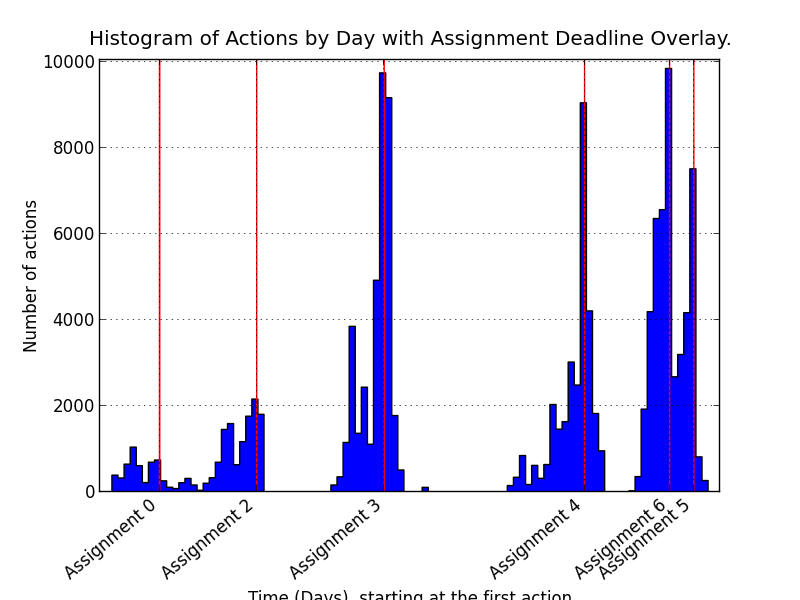

This figure's Python source:
"""
Author: Christopher B. Jacoby
date: 2013/11/21
gx5003 HW5 - Assignment 5 Problem 2

Annotations:
(a) I chose the bins to be days, starting from the first day in the actions.
    Days give a small enough resolution to see information, but not so
    tiny as to be unreadable. A finer resolution was too fine to read, and
    a larger resolution didn't provide enough information, especially
    since there are significant changes from one day to the next around
    the assignment deadlines.
(b) The 0th, first, and second assignments clearly took signifcantly less work
    than the others. Assigment 3 and 6 had by far the most, although
    it is difficult to tell how much of hte work around assignment 6
    is actually from assignment 6 and how much is from assignment 5.
    5 seems like it might not have had quite as much work.
(c) Quite obviously (and not surprisingly), most of the work is done on the
    day before and after the deadline. It looks like there is a general trend
    over the semester where more work is done before the due date
    early in the semester, and gradually less near the end of the semester.
"""

from readdat import ActionFileReader
import matplotlib.pyplot as plt
from datetime import datetime
import numpy as np

deadlines = {
    "0" : datetime(2007, 9, 18, 12, 00, 00),
    "1" : datetime(2007, 9, 18, 12),
    "2" : datetime(2007, 10, 4, 12),
    "3" : datetime(2007, 10, 25, 12),
    "4" : datetime(2007, 11, 27, 12),
    "5" : datetime(2007, 12, 15, 12),
    "6" : datetime(2007, 12, 11, 12)
}

def get_data_range(data):
    """ returns the timedelta difference between the start and end."""
    first = data[0]
    last = data[-1]
    return last - first

def get_dates(fileReader):
    """ gets the dates from the file as datetime objects. """
    dates = []

    for date in fileReader:
        dates.append(date)

    return dates

def get_distances(fileReader):
    """ Computes the time difference between each date and each deadline.
    Returns a numpy array of these, with the rows as each sample and the columns
    as each deadline. """
    distances = []

    # for every entry
    for date in fileReader:
        #compute the time difference, and enter it into the matrix (in seconds.)
        compare_dict = {}
        for deadline in deadlines.keys():
            compare_dict[deadline] = deadlines[deadline] - date

        distances.append(compare_dict)

    return distances


def main():
    """ main function """
    afr = ActionFileReader()

    # Read dates from file
    dates = sorted(get_dates(afr))
    dates_float = [ (x - dates[0]).total_seconds() / 3600 / 24. for x in dates]
    total_days = (dates[-1] - dates[0]).days

    fig, ax = plt.subplots()
    (n, bins, patches) = ax.hist(dates_float, total_days, histtype='stepfilled')

    deadline_float = []
    for key in sorted(deadlines.keys()):
        deadline_float.append( (deadlines[key] - dates[0]).total_seconds() / 3600 / 24. )
    ax.vlines(deadline_float, 0, max(n) * 1.02, 'r')

    ax.set_xticks(deadline_float[1:]) # skip the overlapping one at the beginning.
    xlabels = [ ("Assignment " + x) for x in sorted(deadlines.keys()[1:]) ]
    ax.set_xticklabels(xlabels, ha='right', rotation='40')

    ax.margins(.02, 0)
    ax.grid(True)
    ax.set_title("Histogram of Actions by Day with Assignment Deadline Overlay.\n")

    ax.set_xlabel('Time (Days), starting at the first action')
    ax.set_ylabel('Number of actions')

    grid_bb = ax.get_position()
    ax.set_position([grid_bb.x0, grid_bb.y0 + grid_bb.height * .1, grid_bb.width, grid_bb.height * .9])

    # fig.tight_layout()
    fig.patch.set_facecolor('white')
    fig.savefig('problem2.png')
    plt.show()

if __name__ == "__main__":
    main()
